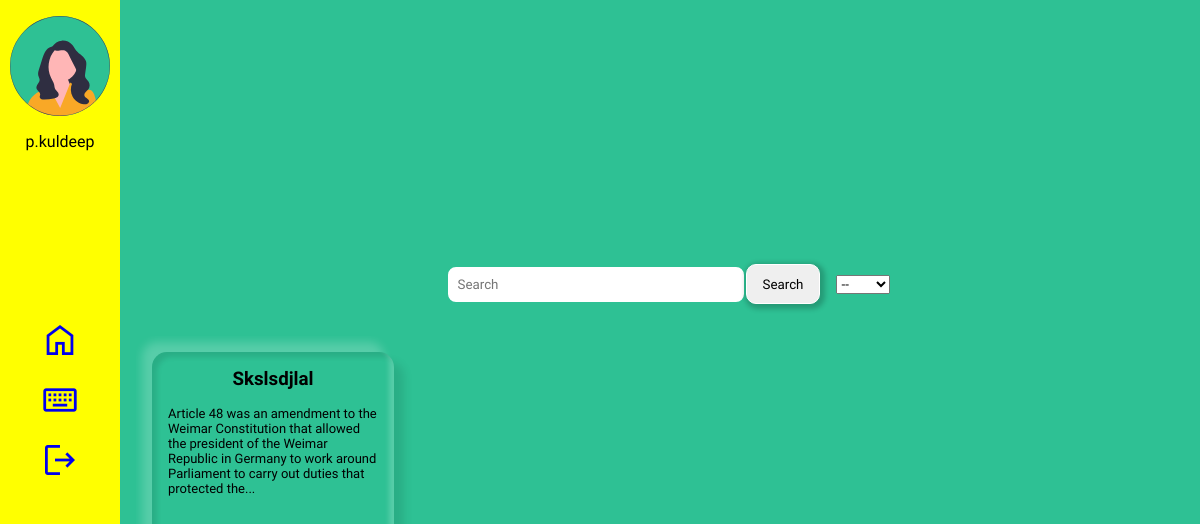
The app's page /home.php (signed in) with its own data.
### tables this page shows
CREATE TABLE `notes` (
  `sl.no` int(11) NOT NULL,
  `useremail` varchar(255) NOT NULL,
  `title` text NOT NULL,
  `description` text NOT NULL,
  `time` datetime NOT NULL DEFAULT current_timestamp()
);

### home.php (the view, shortened to what this page needs)
<?php
$usersemail = $_SESSION["user"];
?>
<!DOCTYPE html>
<html lang="en">
<head>
    <link rel="stylesheet" href="home.css">
</head>
<body>
    <div class="container">
        <div class="left">
            <?php require 'nav.php'; ?>
        </div>
        <div class="right">
            <div class="home" id="home">
                <div class="search">
                    <form action="<?php echo htmlspecialchars($_SERVER['PHP_SELF']); ?>" class="search" method="post">
                        <input type="text" placeholder="Search" class="searchInput" name="searchInput" autocomplete="off">
                        <button type="submit" name="search" class="btn">Search</button>
                    </form>
                    <select name="sort" id="sorting" onchange="selected()">
                        <option  value="A-Z">--</option>
                    </select>
                </div>
                <div class="content-wrapper">
                    <?php
                    include "./db.php";
                    $msg = '';
                    if (isset($_POST['search'])) {
                        $searchItem = mysqli_real_escape_string($conn, trim($_POST['searchInput']));
                        if (!empty($searchItem)) {
                            $query = "SELECT * FROM `notes` WHERE (title LIKE '%$searchItem%' or description LIKE '%$searchItem%') && useremail = '$usersemail'  ORDER BY `time` DESC";
                            $result = mysqli_query($conn, $query);
                            if (mysqli_num_rows($result) > 0) {
                                $toggle = true;
                            } else {
                                $toggle = false;
                            }
                        } else {
                            $msg .= "Search item cannot be empty";
                        }
                    } else {
                        if (isset($_GET['sort']) && ($_GET['sort'] == 'DATE')) {
                            $query = "SELECT * FROM `notes` WHERE useremail = '$usersemail' ORDER BY `time` DESC";
                        } else {
                            $query = "SELECT * FROM `notes` WHERE useremail = '$usersemail' ORDER BY title";
                        }
                        $result = mysqli_query($conn, $query) or die("Cannot fetch the data" . mysqli_error($conn));
                        if (mysqli_num_rows($result) > 0) {
                            $toggle = true;
                        } else {
                            $toggle = false;
                            $msg = "Add notes";
                        }
                    }
                    if ($toggle) {
                        while ($user = mysqli_fetch_assoc($result)) {
                            $title = $user['title'];
                            $data = $user['description'];
                            $id = $user['sl.no'];
                    ?>
                            <div class='card' id="card<?php echo $id ?>">
                                <h3 class='card-title'><?php echo $title ?></h3>
                                <div class='card-body'>
                                    <?php echo $data ?>
                                </div>
                            </div>
                    <?php
                        }
                    } else {
                        echo $msg;
                    }
                    ?>
                </div>
            </div>
        </div>
    </div>
</body>
</html>

### nav.php (shortened to what this page needs)
<div class="user">
    <div class="userImg">
        <img src="./undraw_female_avatar_re_l6cx-1.svg" alt="">
    </div>
    <div class="userName">
        <?php echo $_SESSION["user-name"] ?>
    </div>
</div>
<div class="icon">
    <a href="home.php"><span class="material-symbols-outlined" id="homeicon">
    </span></a>
        <a href="editor.php"><span class="material-symbols-outlined" id="editoricon">
        </span></a>
    <a href="./logout.php">
        <span class="material-symbols-outlined" id="logouticon">
        </span>
    </a>
</div>

### home.css (style rules this page uses)
* { margin: 0; padding: 0; box-sizing: border-box; font-family: "Solway", serif; }
.container { display: grid; grid-template-columns: 10% 90%; min-height: 100vh; }
.left { background-color: yellow; display: flex; flex-direction: column; justify-content: center; align-items: center; }
.material-symbols-outlined { font-size: 2.5rem; }
.icon, .user { display: flex; justify-content: flex-start; align-items: center; flex-direction: column; gap: 1rem; }
.user { height: 40%; padding: 1rem; text-align: center; }
.icon { height: 60%; }
.home { transition: all 1s ease-in-out; width: 100%; background-color: #2ec194; height: 100vh; padding: 1rem; display: flex; justify-content: center; align-items: center; flex-direction: column; }
.userImg { width: 100px; height: 100px; border-radius: 50%; }
.userImg img { width: 100%; height: 100%; }
.searchInput { border: 2px solid #2ec194; width: 300px; padding: 10px; border-radius: 10px; }
.search { display: flex; justify-content: space-around; align-items: center; padding: 1rem; }
.btn { border: 1px solid #fff; border-radius: 10px; padding: 1rem; box-shadow: 2px 2px 5px 3px rgba(0, 0, 0, 0.2); transition: 0.2s; }
.search .btn { height: 40px; border: 1px solid #fff; border-radius: 10px; display: flex; justify-content: center; align-items: center; box-shadow: 2px 2px 5px 3px rgba(0, 0, 0, 0.2); transition: 0.2s; }
.card { overflow: hidden; padding: 1rem; background-color: transparent; width: 100%; height: 200px; border-radius: 15px; box-shadow: -10px -10px 10px rgba(255, 255, 255, 0.2), 10px 10px 10px rgba(0, 0, 0, 0.1), inset -5px -5px 5px rgba(255, 255, 255, 0.2), inset 5px 5px 5px rgba(0, 0, 0, 0.1); }
.card-body { width: 100%; margin-top: 1rem; background-color: transparent; }
.card-body p { width: 100%; font-size: small; }
.card h3 { text-align: center; margin-bottom: 0.6rem; }
.content-wrapper { display: grid; gap : 1rem; padding: 1rem; overflow: auto; grid-template-columns: repeat(auto-fill, minmax(200px, 1fr)); grid-template-rows: repeat(auto-fill, minmax(200px, 1fr)); }

### home.php (style rules this page uses)
.userImg { background-color: #2ec194; }

### records on screen
notes: title "Skslsdjlal", description "Article 48 was an amendment to the Weimar Constitution that allowed the president of the Weimar Republic in Germany to work around Parliament to carry out duties that protected the..."

### other values on screen
$_SESSION["user-name"] "p.kuldeep"
